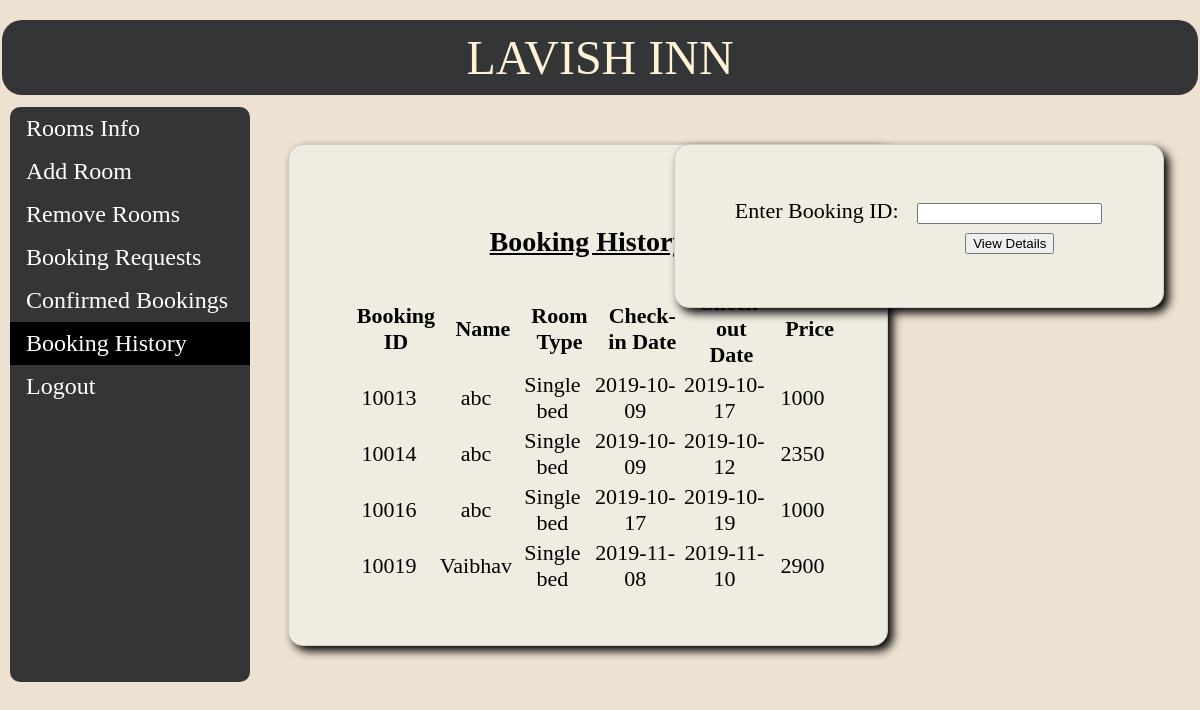
/booking_history.php, run on the app's committed database.
### tables this page shows
CREATE TABLE `booked_hist` (
  `phone` int(11) NOT NULL,
  `name` varchar(20) NOT NULL,
  `idproof` varchar(20) NOT NULL,
  `room_type` varchar(20) NOT NULL,
  `checkin` date NOT NULL,
  `checkout` date NOT NULL,
  `days` int(11) NOT NULL,
  `ac` varchar(5) NOT NULL,
  `breakfast` varchar(5) NOT NULL,
  `lunch` varchar(5) NOT NULL,
  `snacks` varchar(5) NOT NULL,
  `dinner` varchar(5) NOT NULL,
  `swimming` varchar(5) NOT NULL,
  `price` int(11) NOT NULL,
  `book_id` int(11) NOT NULL
);

### booking_history.php (the view, shortened to what this page needs)
<!DOCTYPE html>
<html>
<head>
</head>
<body>
	<br>
	<table style="width: 100%;">
		<tr>
			<td id="td1" style="padding: 10px; font-size: 48px;">
			<p style="color: #FFF2D7; display: inline;">LAVISH INN</p>
		</td>
		</tr>
	</table>
	<ul>
		<li><a href="admin_view.php">Rooms Info</a></li>
		<li ><a href="add_room_admin.php" >Add Room</a></li>
		<li><a href="remove_room_admin.php" >Remove Rooms</a></li>
		<li><a href="admin_room_status.php" >Booking Requests</a></li>
		<li><a href="confirmed_bookings.php" >Confirmed Bookings</a></li>
		<li><a href="booking_history.php" class="active">Booking History</a></li>
		<li><a href="index.php">Logout</a></li>
	</ul>
	<div style="margin-left:25%;padding:1px 16px;height:100%;">
			<table class="basic_box">
				<tr>
					<td colspan="6"><p style="font-size: 28px; text-align: center; text-decoration: underline;"><b>Booking History</b></p>
				</td>
				<tr>
					<th>Booking ID</th>
					<th>Name</th>
					<th>Room Type</th>
					<th>Check-in Date</th>
					<th>Check-out Date</th>
					<th>Price</th>
				</tr>
				<tr>
				<?php
					$conn = new mysqli("localhost","root","", "iwp");
					$sql1 = "SELECT * from booked_hist";
					if ($result=mysqli_query($conn,$sql1))
				  	{
				  		while ($row=mysqli_fetch_row($result))
				    	{
				    		?>
				    		<td><?php echo $row[14]; ?></td>
				   			<td><?php echo $row[1]; ?></td>
				   			<td><?php echo $row[3]; ?></td>
				   			<td><?php echo $row[4]; ?></td>
				    		<td><?php echo $row[5]; ?></td>
				    		<td><?php echo $row[13]; ?></td>
				</tr><?php
				    	}
				    }?>
			</table><br><br>
			<table id="history">
				<tr>
					<td colspan="1">Enter Booking ID:</td>
					<td colspan="2">
						<form action="admin_room_history.php" method="post">
							<input type="number" name="book_id">
					</td>
				</tr>
				<tr>
					<td></td>
					<td style="text-align: center;"><button type="submit">View Details</button></td></form>
				</tr>
			</table>
		</div>
</body>
</html>

### booking_history.php (style rules this page uses)
body { margin: 0; background: #EFE1D1; }
table { font-size: 22px; }
td { text-align: center; }
#td1 { background-color: rgb(52, 53, 54); color: white; border: 10px; border-radius:20px; padding: 10px; position: sticky; }
.basic_box { background-color:white; background-color: #f0ece2; border: 1px solid #ccc; border-radius: 15px; position:absolute; top:18%; left:24%; width: 600px; padding: 50px; box-shadow: 5px 5px 10px black; }
#history { background-color:white; background-color: #f0ece2; border: 1px solid #ccc; border-radius: 15px; position:absolute; top:18%; right:3%; width: 490px; padding: 50px; box-shadow: 5px 5px 10px black; }
th { font-weight: bold; padding-left: 15px; }
ul { list-style-type: none; margin: 10px; margin-bottom:20px; padding: 0; width: 20%; font-size: 24px; background-color: rgb(52, 53, 54); text-decoration: none; position: fixed; height: 575px; overflow: auto; border-radius:10px; }
li { color: white; }
li a { display: block; color: white; padding: 8px 16px; text-decoration: none; }
li a.active { background-color: black; color: white; }

### data on the page
booked_hist: book "10013", name "abc", room_type "Single bed", checkin "2019-10-09", checkout "2019-10-17", price "1000"
booked_hist: book "10014", name "abc", room_type "Single bed", checkin "2019-10-09", checkout "2019-10-12", price "2350"
booked_hist: book "10016", name "abc", room_type "Single bed", checkin "2019-10-17", checkout "2019-10-19", price "1000"
booked_hist: book "10019", name "Vaibhav", room_type "Single bed", checkin "2019-11-08", checkout "2019-11-10", price "2900"
